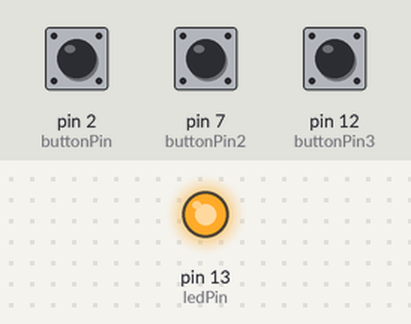
Bench run of a sketch on a simulated Arduino Uno, built with avr-gcc and run on an emulated ATmega328P. On the bench: output pins drawn as LEDs (lit = HIGH). The test bench sets the inputs (shaded band); at power-on: pin 2 (buttonPin) HIGH, pin 7 (buttonPin2) HIGH, pin 12 (buttonPin3) HIGH. What the sketch prints to the serial monitor is not drawn.

Above: at 1.2 s.
1.3 s: pin 2 (buttonPin) pulled LOW for 0.15 s
At 2.6 s:
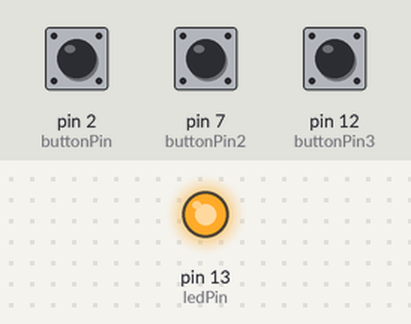
2.9 s: pin 2 (buttonPin) pulled LOW for 3.2 s
At 4.0 s:
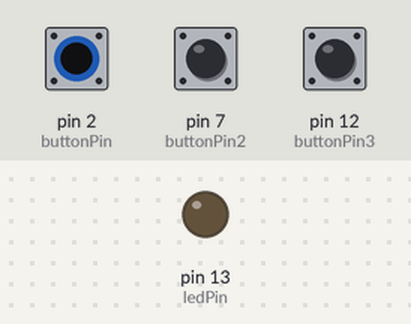
7.6 s: pin 7 (buttonPin2) pulled LOW for 3.2 s
At 11.8 s:
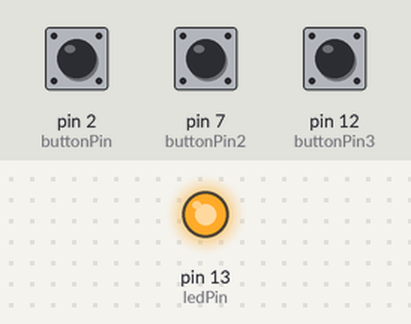
Timing chart, 0 to 13.3 s (numbered marks = the images above; inputs shaded):
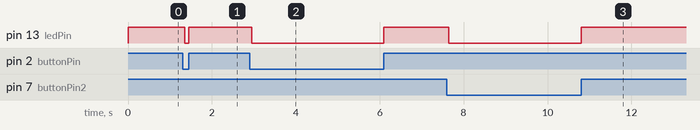

The sketch:

Arduino_LEGO_Data_Inputs.ino
```cpp
// Three buttons correspond to the three live data entry points
// inside the python LEGO Super Mario program
// By KiriAnn Rodenburg


const int buttonPin = 2; //
const int buttonPin2 = 7; //
const int buttonPin3 = 12; //

const int ledPin = 13;   // Replace with your actual LED pin


int buttonState = LOW;    // current state of the button
int lastButtonState = LOW; // previous state of the button

int buttonState2 = LOW;    // current state of the button
int lastButtonState2 = LOW; // previous state of the button

int buttonState3 = LOW;    // current state of the button
int lastButtonState3 = LOW; // previous state of the button

unsigned long lastDebounceTime = 0;  // last time the button state was changed
unsigned long debounceDelay = 50;    // debounce time in milliseconds

unsigned long lastDebounceTime2 = 0;  // last time the button state was changed
unsigned long debounceDelay2 = 50;    // debounce time in milliseconds

unsigned long lastDebounceTime3 = 0;  // last time the button state was changed
unsigned long debounceDelay3 = 50;    // debounce time in milliseconds

void setup() {
  pinMode(buttonPin, INPUT_PULLUP); // INPUT_PULLUP enables internal pull-up resistor
  pinMode(buttonPin2, INPUT_PULLUP);
  pinMode(buttonPin3, INPUT_PULLUP);
  pinMode(ledPin, OUTPUT);
  Serial.begin(9600);
}

void loop() {
  // read the state of the pushbutton value:
  int reading = digitalRead(buttonPin);

  // check if the button state has changed
  if (reading != lastButtonState) {
    lastDebounceTime = millis(); // reset the debounce timer

    if (reading == HIGH) {
      // button was just pressed
      digitalWrite(ledPin, HIGH);
      Serial.write('1');
    }
  }

  // check for button release after debounce
  if ((millis() - lastDebounceTime) > debounceDelay && reading == LOW) {
    // button has been released after debounce
    digitalWrite(ledPin, LOW);

  }

  lastButtonState = reading;

//////////////////////////////////////////////////////////////////////////

  int reading2 = digitalRead(buttonPin2);

  // check if the button state has changed
  if (reading2 != lastButtonState2) {
    lastDebounceTime2 = millis(); // reset the debounce timer

    if (reading2 == HIGH) {
      // button was just pressed
      digitalWrite(ledPin, HIGH);
      Serial.write('2');
    }
  }

  // check for button release after debounce
  if ((millis() - lastDebounceTime2) > debounceDelay2 && reading2 == LOW) {
    // button has been released after debounce
    digitalWrite(ledPin, LOW);

  }

  lastButtonState2 = reading2;

 ////////////////////////////////////////////////////////////////////

  int reading3 = digitalRead(buttonPin3);

   // check if the button state has changed
  if (reading3 != lastButtonState3) {
    lastDebounceTime3 = millis(); // reset the debounce timer

    if (reading3 == HIGH) {
      // button was just pressed
      digitalWrite(ledPin, HIGH);
      Serial.write('3');
    }
  }

  // check for button release after debounce
  if ((millis() - lastDebounceTime3) > debounceDelay3 && reading3 == LOW) {
    // button has been released after debounce
    digitalWrite(ledPin, LOW);

  }

  lastButtonState3 = reading3;

}
```

Measured:
- after the input at 1.3 s, pin 13 (ledPin): HIGH → LOW after 0.05 s, → HIGH 0.10 s later
- after the input at 2.9 s, pin 13 (ledPin): HIGH → LOW after 0.05 s, → HIGH 3.2 s later
- after the input at 7.6 s, pin 13 (ledPin): HIGH → LOW after 0.05 s, → HIGH 3.1 s later
